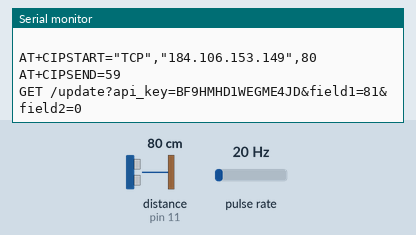
A sketch run on a simulated Arduino Uno, built with avr-gcc and run on an emulated ATmega328P. Shown: the last lines printed to the serial monitor. Wiring (inferred from the names in the program): pulse sensor: data pin 2. The inputs (shaded band) are chosen by the test bench; at power-on: distance to the obstacle (sensor on pin 11) 80 cm, pulse rate 20 Hz. The echo pulse lasts 58.3 µs per cm; the modem accepts every AT command (registered, SIM ready, sends succeed) and sends nothing else.

Above: at 1.2 s.
1.3 s: distance to the obstacle (sensor on pin 11) set to 2 cm
At 2.9 s:
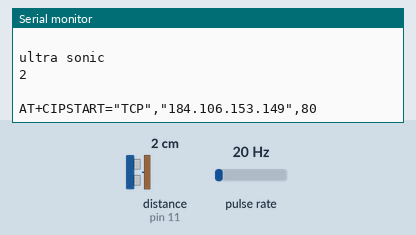
5.6 s: pulse rate (sensor on pin 2) set to 4 Hz
7.1 s: distance to the obstacle (sensor on pin 11) set to 4 cm
At 7.6 s:
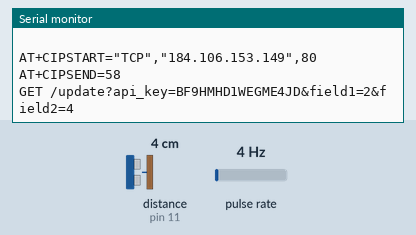
8.6 s: pulse rate (sensor on pin 2) set to 50 Hz
At 10.1 s:
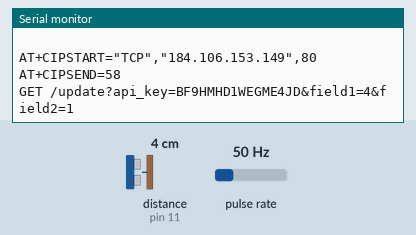
Timing chart, 0 to 11.1 s (numbered marks = the images above; inputs shaded):
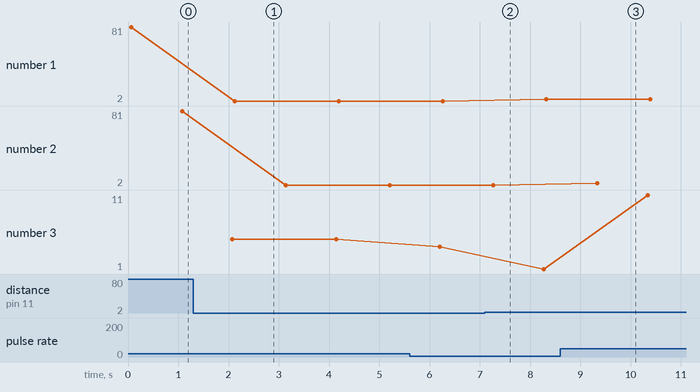

Measured:
- after the input at 1.3 s, the serial monitor: prints a new line after 0.83 s (image 1)
- plotted number 3: 1 → 11 after the input at 8.6 s

The sketch:

AutomaticWaterManagementSystem.ino
```cpp
#include <NewPing.h>
#include <SoftwareSerial.h>
String apiKey = "BF9HMHD1WEGME4JD";    // 2737PEGIY2F9413T Edit this CHANNEL API key according to your Account
String Host_Name = "sree";            // Edit Host_Name
String Password = "sree@123";          // Edit Password

SoftwareSerial ser(3,4);    // RX, TX
#define TRIGGER_PIN  12
#define ECHO_PIN     11
#define MAX_DISTANCE 200
int val=0;
NewPing sonar(TRIGGER_PIN, ECHO_PIN, MAX_DISTANCE);

volatile int flow_frequency; // Measures flow sensor pulses
unsigned int l_hour; // Calculated litres/hour
unsigned char flowsensor = 2; // Sensor Input
unsigned long currentTime;
unsigned long cloopTime;

void flow () // Interrupt function
{
   flow_frequency++;
}

void setup() {

Serial.begin(115200);                  // enable software serial
ser.begin(115200);                     // reset ESP8266
ser.println("AT+RST");               // Resetting ESP8266
char inv ='"';
String cmd = "AT+CWJAP";
       cmd+= "=";
       cmd+= inv;
       cmd+= Host_Name;
       cmd+= inv;
       cmd+= ",";
       cmd+= inv;
       cmd+= Password;
       cmd+= inv;
ser.println(cmd);                    // Connecting ESP8266 to your WiFi Router

  pinMode(flowsensor, INPUT);
   digitalWrite(flowsensor, HIGH); // Optional Internal Pull-Up
  attachInterrupt(0, flow, RISING); // Setup Interrupt
   sei(); // Enable interrupts
   currentTime = millis();
   cloopTime = currentTime;
  }
void loop() {
     currentTime = millis();
   // Every second, calculate and print litres/hour
   if(currentTime >= (cloopTime + 1000))
   {
    cloopTime = currentTime; // Updates cloopTime
      // Pulse frequency (Hz) = 7.5Q, Q is flow rate in L/min.
      l_hour = (flow_frequency  / 7.5); // (Pulse frequency x 60 min) / 7.5Q = flowrate in L/hour
      flow_frequency = 0; // Reset Counter
     Serial.print(l_hour, DEC); // Print litres/hour
      Serial.println(" L/min");
      Serial.print("\n \n");
   }
  int y=l_hour;
    delay(50);
   int x=sonar.ping_cm();
   Serial.print("ultra sonic \n");
   Serial.print(x);
   Serial.print("\n \n");
   String cmd = "AT+CIPSTART=\"TCP\",\"";          // Establishing TCP connection
  cmd += "184.106.153.149";                       // api.thingspeak.com
  cmd += "\",80";                                 // port 80
  ser.println(cmd);
  Serial.println(cmd);
 if(ser.find("Error")){
    Serial.println("AT+CIPSTART error");
    return;
  }
String getStr = "GET /update?api_key=";         // prepare GET string
  getStr += apiKey;
  getStr +="&field1=";
  getStr +=String (x);
   getStr +="&field2=";
   getStr +=String (y);
  getStr += "\r\n\r\n";
  cmd = "AT+CIPSEND=";
  cmd += String(getStr.length());                // Total Length of data
  ser.println(cmd);
  Serial.println(cmd);
if(ser.find(">")){
    ser.print(getStr);
    Serial.print(getStr);
  }
  else{
    ser.println("AT+CIPCLOSE");                  // closing connection
    Serial.println("AT+CIPCLOSE");
  }
 delay(1000);                                  // Update after every 1 seconds
}
```
